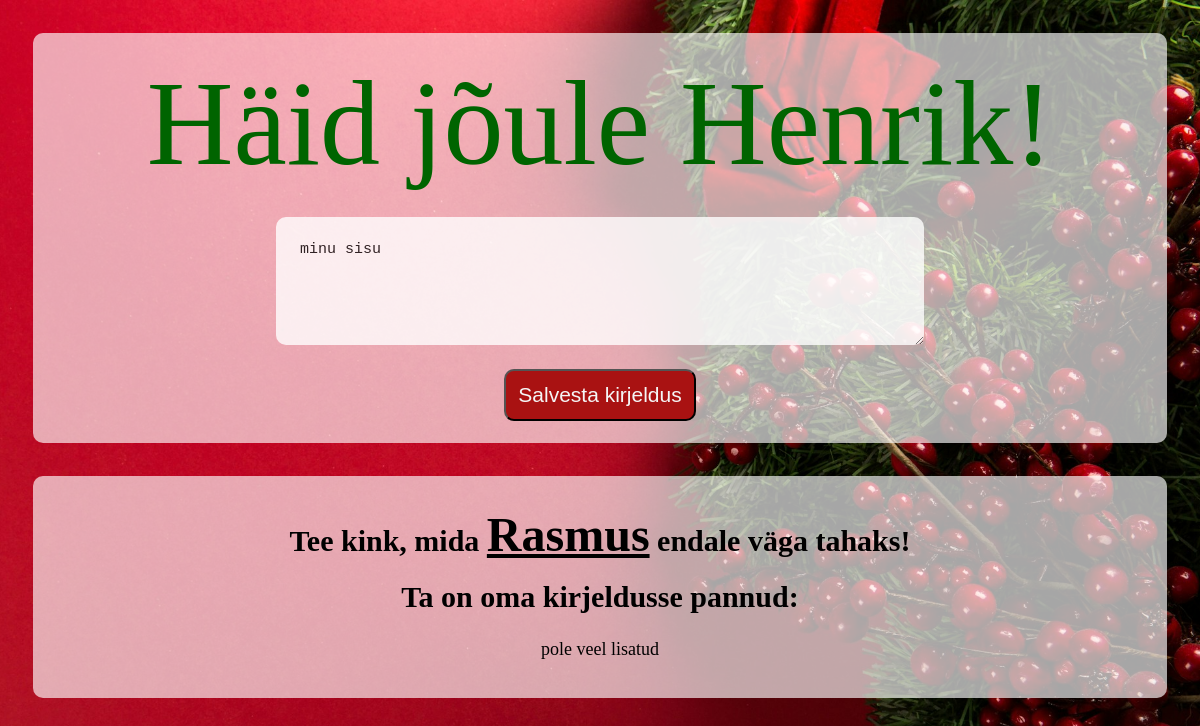
/3a019534-2aff, run on the app's committed database.
### models.py (models this page shows)
class UserView (db.Model):
    id = db.Column(db.String(13), primary_key=True, default=gen_short_uuid)
    user = db.Column(db.String(MAX_NAME_LENGTH))
    user_description = db.Column(db.String(100), default="kirjuta siia midagi suunavat, et Sulle oleks lihtsam kinki teha")
    target_id = db.Column(db.String(13), db.ForeignKey('user_view.id'))
    target = db.relationship('UserView',
                           uselist=False,
                           remote_side=[id],
                           foreign_keys=[target_id])

### main.py (the view)
@app.route("/<user_id>", methods=['GET', 'POST'])
def user_route(user_id):
    user = db.session.query(UserView).filter_by(id=user_id).first()
    if not user:
        abort(404)
    if request.method == "POST":
        text = request.form.get("description")
        update_own_description(user, text)
    return render_template("user.html", user=user)

### templates/user.html (shortened to what this page needs)
<!DOCTYPE html>
<html lang="en">
<head>
    <link rel="stylesheet" href="{{ url_for('static', filename='/main.css') }}">
</head>
<body>
    <div class="user">
        <h1 class="christmasy"> Häid jõule {{ user.user }}!</h1>
        <form method="POST" class="user">
            <textarea name="description">{{ user.user_description }}</textarea>
            <button type="submit">Salvesta kirjeldus</button>
        </form>
    </div>
    <div class="user">
        <h2>Tee kink, mida <span class="target">{{ user.target.user }}</span> endale väga tahaks!</h2>
        <h2>Ta on oma kirjeldusse pannud:</h2>
        <p>{{ user.target.user_description }}</p>
    </div>
</body>
</html>

### static/main.css (style rules this page uses)
* { padding: 0; margin: 0; }
body { background-image: url('/static/christmas.jpg'); background-position: center; background-repeat: no-repeat; background-size: cover; background-attachment: fixed; min-height: 100vh; background-color: #910707; }
div { background-color: rgba(255, 255, 255, 0.65); padding: max(2.75vh, 1.75vw); margin: max(2.75vh, 2.75vw); border-radius: 10px; max-height: max(50vh, 40vw); }
.christmasy { font-family: ChristmasFont; font-weight: 400; font-size: max(8vh, 10vw); color: darkgreen; text-align: center; }
.user { display: flex; flex-wrap: wrap; justify-content: space-between; align-items: center; flex-direction: column; }
form { min-width: 55vw; max-width: 75vw; }
textarea { margin: 2vw; padding: 2vw; border: none; border-radius: 10px; transition: all 0.3s ease; opacity: 0.8; font-size: max(1.75vh, 1.25vw); min-width: 50vw; max-width: 75vw; min-height: 10vh; max-height: 15vh; }
button { padding: 1vw; border-radius: 10px; background-color: #a91212; color: whitesmoke; font-size: max(2vh, 1.75vw); max-width: 20vw; transition: all 0.3s ease; }
.target { font-size: max(3vh, 4vw); text-decoration: underline; }
h2 { font-size: max(2.5vh, 2.5vw); text-align: center; margin: max(0.75vh, 0.75vw); }
p { font-size: max(2vh, 1.5vw); text-align: center; overflow-wrap: break-word; word-wrap: break-word; hyphens: auto; max-width: 75vw; margin: 0 auto; padding: 1rem; white-space: pre-wrap; }

### data on the page
UserView: user "Henrik", description "minu sisu"
UserView: target.user "Rasmus", target.user_description "pole veel lisatud"
